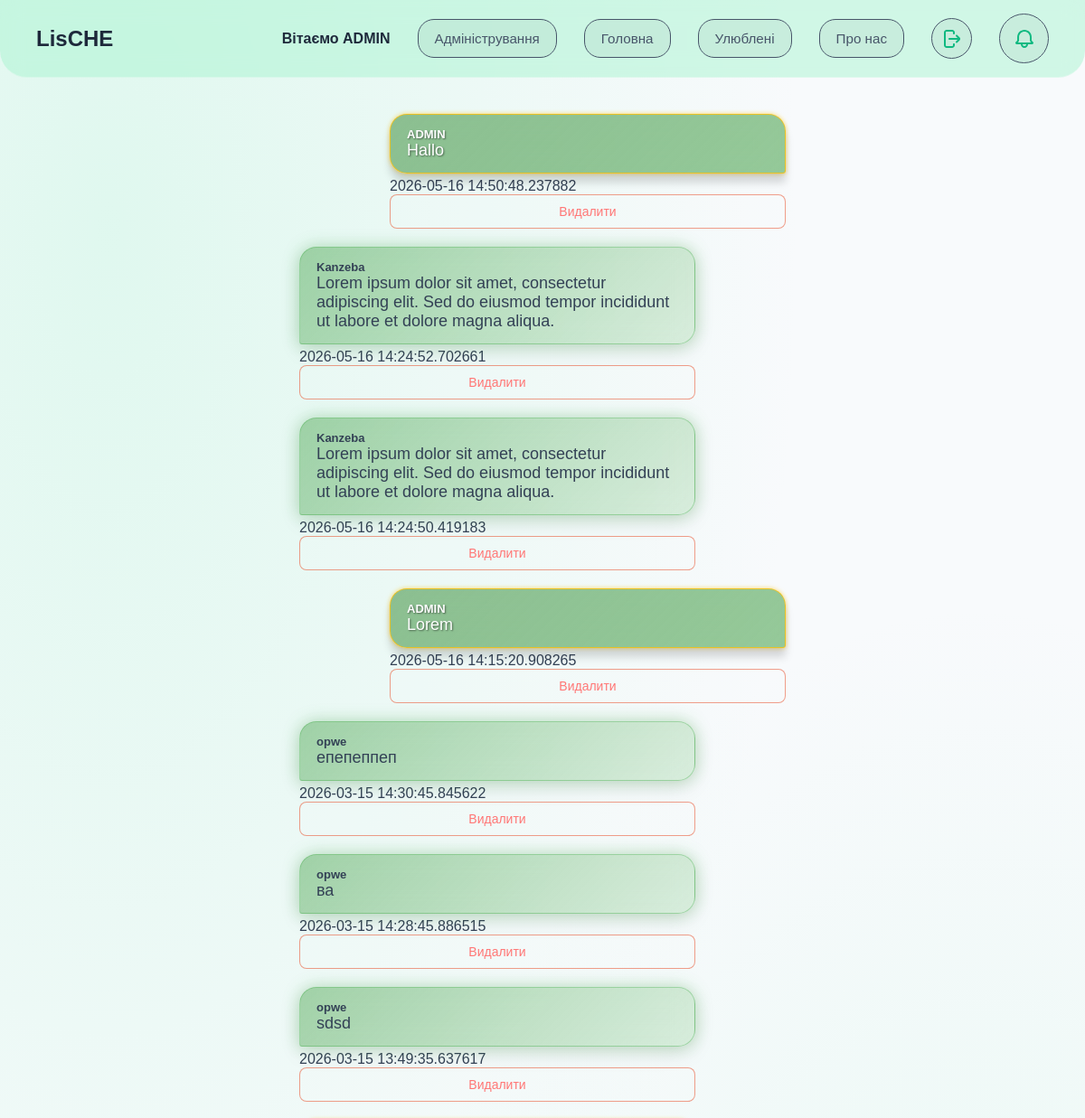
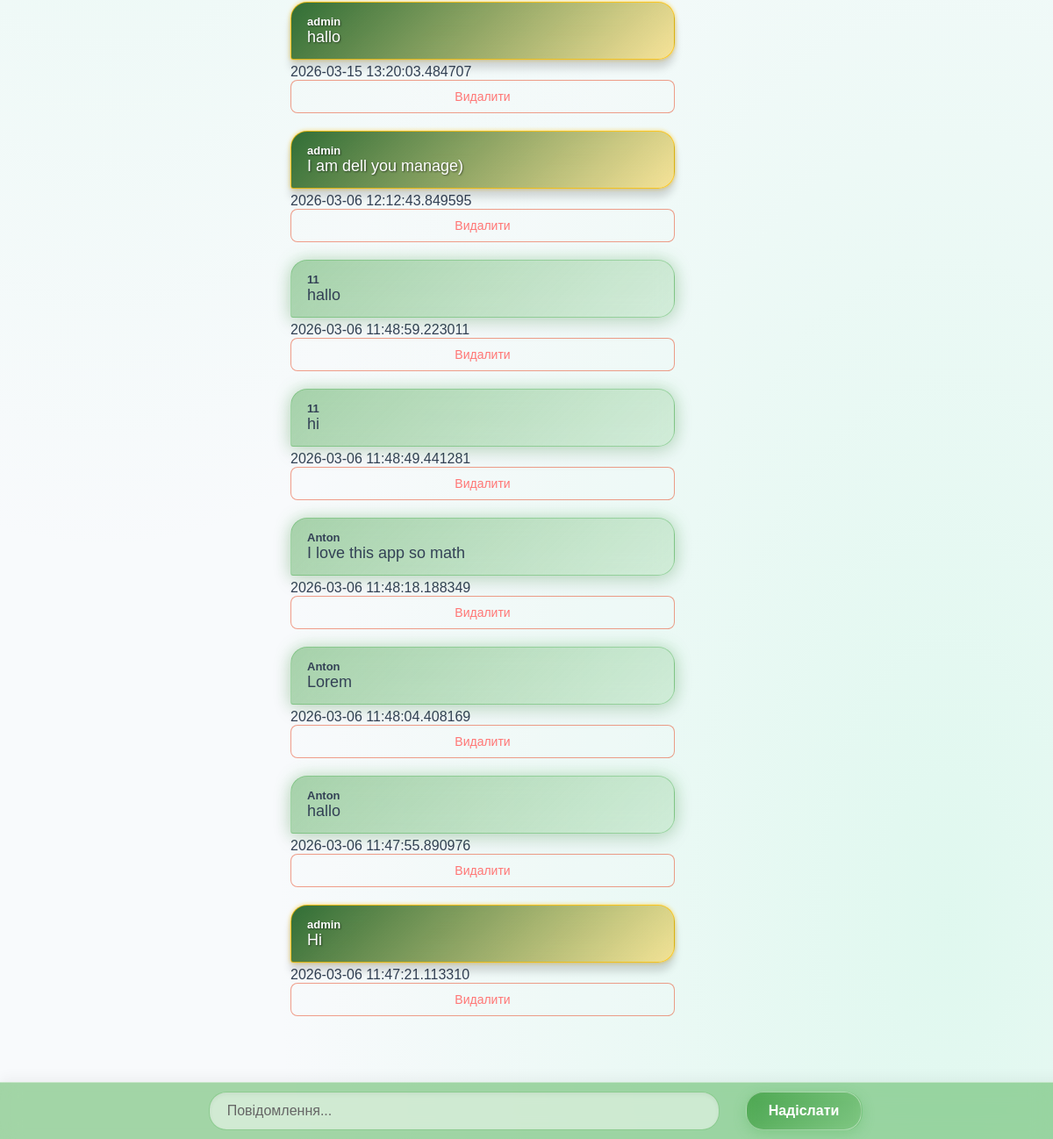
The page /forum (signed in) on the database its author committed (2 pictures, top to bottom).
### DB.py (models this page shows, shortened)
class User(UserMixin, db.Model):
    id = db.Column(db.Integer, primary_key=True)
    isAdmin = db.Column(db.Boolean, default=False)
    username = db.Column(db.String(150), unique=True, nullable=False)
    gmail = db.Column(db.String(150), unique=True, nullable=False)
    password_hash = db.Column(db.String(256), nullable=False)

class Forum(db.Model):
    id = db.Column(db.Integer, primary_key=True)
    userID = db.Column(db.Integer, db.ForeignKey('user.id'), nullable=False)
    username = db.Column(db.String(150), nullable=False)
    comment = db.Column(db.Text, nullable=False)
    date = db.Column(db.DateTime, nullable=False)
    isAdmin = db.Column(db.Boolean, default=False)

### app.py (the view)
@app.route('/forum', methods=['GET', 'POST'])
@login_required
def forum():
    if request.method == 'POST':
        comment = request.form['comment']
        new_comment = Forum(username=current_user.username, comment=comment, userID=current_user.id, date=datetime.utcnow(), isAdmin=current_user.isAdmin)
        db.session.add(new_comment)
        db.session.commit()
        return redirect('/forum')
    all_comments = Forum.query.order_by(Forum.date.desc()).all()
    commitDb = Comits.query.order_by(Comits.date.desc()).limit(5).all()
    return render_template('forum.html', comments=all_comments, comits=commitDb)

### app.py (called while the page is built)
@login_manager.user_loader
def load_user(user_id):
    return User.query.get(int(user_id))

### templates/forum.html (shortened to what this page needs)
<!DOCTYPE html>
<html lang="en">
<head>
    <link rel="stylesheet" href="{{ url_for('static', filename='styles/commit.css') }}">
    <link rel="stylesheet" href="{{ url_for('static', filename='styles/forum-style.css') }}">
    <link rel="stylesheet" href="{{ url_for('static', filename='styles/btn-style.css') }}">
    <link rel="stylesheet" href="{{ url_for('static', filename='styles/user-favorite-style.css') }}">
</head>
<body>
    <header>
        <h1>LisCHE</h1>
        <div class="header-btn">
            {% if current_user.is_authenticated %}
                <span class="welcome-text">Вітаємо {{ current_user.username }}</span>
                {% if current_user.isAdmin %}
                    <a href="{{ url_for('admin') }}"><button>Адміністрування</button></a>
                {% endif %}
                <a href="{{ url_for('main') }}"><button>Головна</button></a>
                <a href="{{ url_for('favorite') }}"><button>Улюблені</button></a>
                <a href="{{ url_for('about_us') }}"><button>Про нас</button></a>
                <a href="{{ url_for('logout') }}" class="logout-btn">
                </a>
                <button id="open-commit" class="logout-btn" style="width: 55px; height: 55px;">
                </button>
            {% else %}
                <a href="{{ url_for('login') }}"><button>Увійти</button></a>
                <a href="{{ url_for('register') }}"><button>Зареєструватись</button></a>
            {% endif %}
        </div>
    </header>
    <main style="margin-bottom: 100px;">
        {% for comment in comments %}
            {% if comment.userID == current_user.id %}
                <div class="my-message">
                    <div class="{% if comment.isAdmin %}message-admin{% else %}message-user{% endif %} right-masage">
                        <p class="user-name">{{ comment.username }}</p>
                        <p class="massage">{{ comment.comment }}</p>
                    </div>
                    <span class="message-date">{{ comment.date }}</span>
                    {% if current_user.isAdmin %}
                        <form action="{{ url_for('delete_forum_comment', id=comment.id) }}" method="POST">
                            <button class="action-btn delete-btn" type="submit">Видалити</button>
                        </form>
                    {% endif %}
                </div>
            {% else %}
                <div class="not-my-message">
                    <div class="{% if comment.isAdmin %}message-admin{% else %}message-user{% endif %}">
                        <p class="user-name">{{ comment.username }}</p>
                        <p class="massage">{{ comment.comment }}</p>
                    </div>
                    <span class="message-date">{{ comment.date }}</span>
                    {% if current_user.isAdmin %}
                        <form action="{{ url_for('delete_forum_comment', id=comment.id) }}" method="POST">
                            <button class="action-btn delete-btn" type="submit">Видалити</button>
                        </form>
                    {% endif %}
                </div>
            {% endif %}
        {% endfor %}
    </main>
    <form class="forms-input" action="/forum" method="POST">
        <input type="text" name="comment" placeholder="Повідомлення..." required>
        <button type="submit">Надіслати</button>
    </form>
</body>
</html>

### static/styles/forum-style.css (style rules this page uses)
.forms-input { width: 100%; display: flex; justify-content: center; gap: 30px; align-items: center; position: fixed; bottom: 0px; left: 0px; right: 0px; padding: 10px; z-index: 1000; background: rgba(76, 175, 80, 0.5); backdrop-filter: blur(12px); -webkit-backdrop-filter: blur(12px); border-top: 1px solid rgba(255, 255, 255, 0.4); box-shadow: 0 -4px 15px rgba(0, 0, 0, 0.05); }
.forms-input input[type="text"] { width: 45%; max-width: 800px; padding: 12px 20px; font-size: 16px; background: rgba(255, 255, 255, 0.5); border: 1px solid rgba(76, 175, 80, 0.5); border-radius: 20px; color: #111; outline: none; transition: all 0.3s ease; box-shadow: inset 0 2px 5px rgba(0, 0, 0, 0.05); }
.forms-input input[type="text"]::placeholder { color: #666; }
.forms-input button { padding: 12px 25px; font-size: 16px; font-weight: 700; color: #fff; background: linear-gradient(135deg, rgba(67, 160, 71, 0.8) 0%, rgba(129, 199, 132, 0.8) 100%); backdrop-filter: blur(5px); -webkit-backdrop-filter: blur(5px); border: 1px solid rgba(255, 255, 255, 0.4); border-radius: 20px; cursor: pointer; transition: all 0.3s ease; box-shadow: 0 4px 15px rgba(76, 175, 80, 0.3); }
header { width: 100%; display: flex; justify-content: space-between; align-items: center; padding-inline: 60px; box-sizing: border-box; }
main { display: flex; flex-direction: column; align-items: center; gap: 20px; padding-top: 20px; }
.message-admin { display: flex; flex-direction: column; width: 400px; background: linear-gradient(135deg, rgba(27, 94, 32, 0.9) 0%, rgba(255, 193, 7, 0.4) 100%); backdrop-filter: blur(15px); -webkit-backdrop-filter: blur(15px); border: 1px solid rgba(255, 193, 7, 0.8); box-shadow: 0 10px 10px rgba(0, 0, 0, 0.15), 0 0 5px rgba(255, 193, 7, 0.6); padding: 14px 18px; border-radius: 19px 19px 19px 3px; margin-bottom: 5px; color: #ffffff; text-shadow: 1px 1px 2px rgba(0,0,0,0.5); font-weight: 600; }
.message-user { display: flex; flex-direction: column; width: auto; width: 400px; background: linear-gradient(135deg, rgba(67, 160, 71, 0.45) 0%, rgba(129, 199, 132, 0.25) 100%); backdrop-filter: blur(12px); -webkit-backdrop-filter: blur(12px); border: 1px solid rgba(76, 175, 80, 0.4); box-shadow: 0 8px 24px rgba(0, 0, 0, 0.08), 0 0 18px rgba(76, 175, 80, 0.35); padding: 14px 18px; border-radius: 19px 19px 19px 3px; margin-bottom: 5px; }
.user-name { margin: 0px; padding: 0px; font-size: 13px; font-weight: 700; }
.massage { margin: 0px; padding: 0px; font-size: 18px; font-weight: 500; }
.my-message { margin-left: 100px; }
.not-my-message { margin-right: 100px; }
.right-masage { background: linear-gradient(135deg, rgba(99, 166, 102, 0.7) 0%, rgba(67, 160, 71, 0.55) 100%); border-radius: 19px 19px 3px 19px; }

### static/styles/btn-style.css (style rules this page uses)
.action-btn { width: 100%; padding: 10px 15px; border-radius: 8px; border: 1px solid rgba(255, 255, 255, 0.3); background: rgba(255, 255, 255, 0.1); color: white; cursor: pointer; transition: all 0.3s ease; font-family: inherit; font-size: 14px; }
.delete-btn { border-color: rgba(232, 65, 24, 0.5); color: #ff7675; }
.logout-btn { width: 43px; height: 43px; text-decoration: none; background: rgba(0, 0, 0, 0.04); border: solid; border-width: 1px; cursor: pointer; font-family: inherit; font-size: 0.95rem; color: #475569; border-radius: 50%; transition: all 0.2s ease; display: flex; align-items: center; justify-content: center; }

### rows shown on the page
User: username "ADMIN"
Forum: username "ADMIN", comment "Hallo", date "2026-05-16 14:50:48.237882"
Forum: username "Kanzeba", comment "Lorem ipsum dolor sit amet, consectetur adipiscing elit. Sed do eiusmod tempor incididunt ut labore et dolore magna aliqua.", date "2026-05-16 14:24:52.702661"
Forum: username "Kanzeba", comment "Lorem ipsum dolor sit amet, consectetur adipiscing elit. Sed do eiusmod tempor incididunt ut labore et dolore magna aliqua.", date "2026-05-16 14:24:50.419183"
Forum: username "ADMIN", comment "Lorem", date "2026-05-16 14:15:20.908265"
Forum: username "opwe", comment "епепеппеп", date "2026-03-15 14:30:45.845622"
Forum: username "opwe", comment "ва", date "2026-03-15 14:28:45.886515"
Forum: username "opwe", comment "sdsd", date "2026-03-15 13:49:35.637617"
Forum: username "admin", comment "hallo", date "2026-03-15 13:20:03.484707"
Forum: username "admin", comment "I am dell you manage)", date "2026-03-06 12:12:43.849595"
Forum: username "11", comment "hallo", date "2026-03-06 11:48:59.223011"
Forum: username "11", comment "hi", date "2026-03-06 11:48:49.441281"
Forum: username "Anton", comment "I love this app so math", date "2026-03-06 11:48:18.188349"
Forum: username "Anton", comment "Lorem", date "2026-03-06 11:48:04.408169"
Forum: username "Anton", comment "hallo", date "2026-03-06 11:47:55.890976"
Forum: username "admin", comment "Hi", date "2026-03-06 11:47:21.113310"
